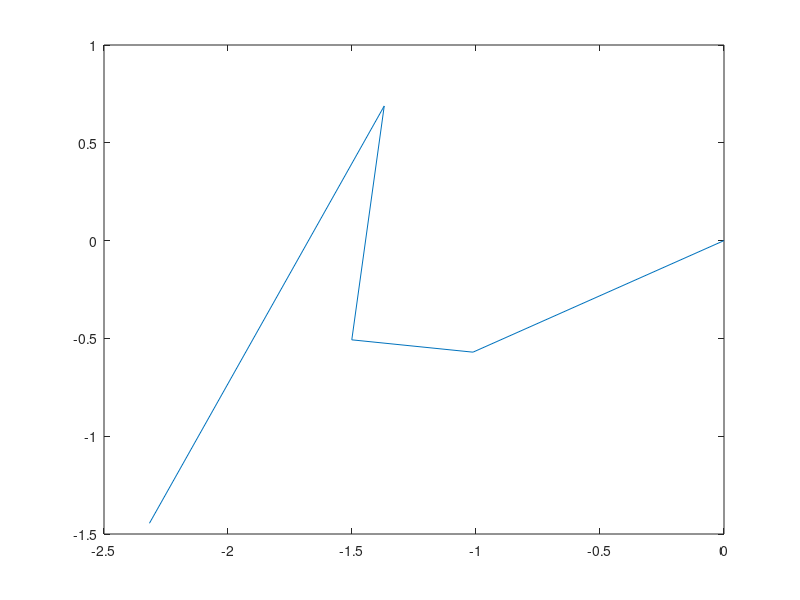

This figure's MATLAB source:
particles = zeros(2, 1000);

n = input('Time: ');
r = input('Distance: ');

M = zeros(1, n);
position = zeros(2, n);

for t = 1:n - 1
    particles(1, :) = particles(1, :) + randn(1, 1000);
    particles(2, :) = particles(2, :) + randn(1, 1000);
    position(:, t + 1) = particles(:, 1000);
    M(t + 1) = length(find((particles(1, :).^2 + particles(2, :).^2) > r ^ 2));
end

disp(M);
plot(position(1, :), position(2, :));



